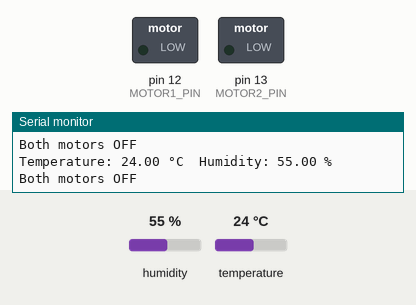
Simulated run of this sketch. Board: Arduino Uno, built with avr-gcc and run on an emulated ATmega328P. Parts: switched loads named in the sketch (green lamp = pin HIGH), the last lines printed to the serial monitor. The inputs (shaded band) are chosen by the test bench; at power-on: temperature 24 °C, humidity 55 %.

Above: at 2.8 s.
2.9 s: temperature set to 20.3 °C
5.6 s: temperature set to 19.4 °C
At 6.4 s:
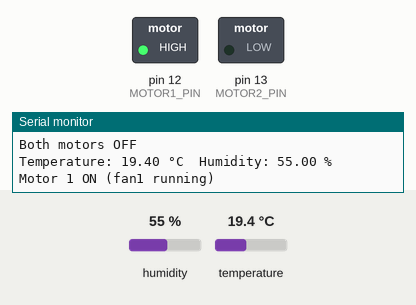
8.3 s: temperature set to 33 °C
At 11.2 s:
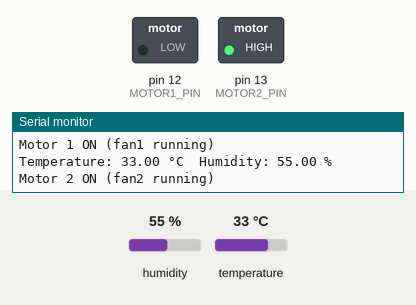
11.5 s: temperature set to 28.6 °C
14.2 s: temperature set to 27.5 °C
At 17.0 s:
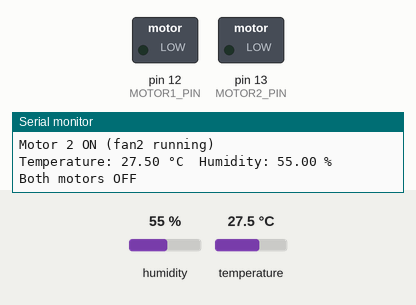
17.5 s: temperature set to 12 °C
At 18.9 s:
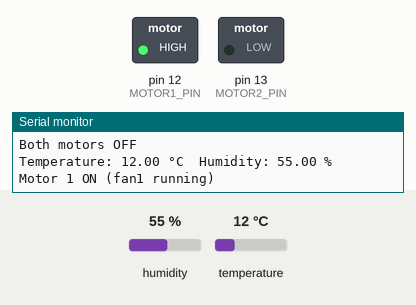
Timing chart, 0 to 20.5 s (numbered marks = the images above; inputs shaded):
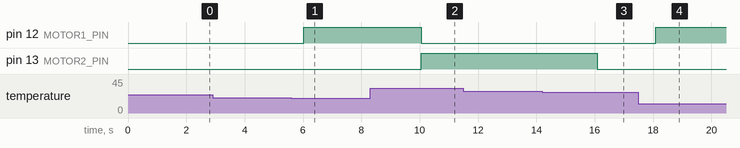

The sketch:

smartgreen.ino
```cpp
#include <Wire.h>
#include <DHT.h>

#define DHTPIN 4       // Pin where DHT sensor is connected
#define DHTTYPE DHT22  // DHT11 or DHT22 sensor
#define MOTOR1_PIN 12  // Motor 1 (fan 1)
#define MOTOR2_PIN 13  // Motor 2

DHT dht(DHTPIN, DHTTYPE);  // Initialize the DHT sensor

void setup() {
  Serial.begin(9600);

  pinMode(MOTOR1_PIN, OUTPUT); // Set Motor 1 as output
  pinMode(MOTOR2_PIN, OUTPUT); // Set Motor 2 as output

  dht.begin();  // Initialize DHT sensor
}

void loop() {
  // Read humidity and temperature from the DHT sensor
  float humidity = dht.readHumidity();
  float temperature = dht.readTemperature();  // Temperature in Celsius

  // Check if the sensor is reading correctly
  if (isnan(temperature) || isnan(humidity)) {
    Serial.println("Failed to read from DHT sensor!");
    return;
  }

  // Output the temperature and humidity to the Serial Monitor
  Serial.print("Temperature: ");
  Serial.print(temperature);
  Serial.print(" °C  Humidity: ");
  Serial.print(humidity);
  Serial.println(" %");

  // Control the motors based on temperature conditions
  if (temperature < 20) {
    digitalWrite(MOTOR1_PIN, HIGH);  // Turn on fan1 (Motor 1)
    digitalWrite(MOTOR2_PIN, LOW);   // Turn off motor2 (fan2)
    Serial.println("Motor 1 ON (fan1 running)");
  } else if (temperature > 28) {
    digitalWrite(MOTOR1_PIN, LOW);   // Turn off fan1 (Motor 1)
    digitalWrite(MOTOR2_PIN, HIGH);  // Turn on motor2 (fan2)
    Serial.println("Motor 2 ON (fan2 running)");
  } else {
    digitalWrite(MOTOR1_PIN, LOW);   // Turn off fan1 (Motor 1)
    digitalWrite(MOTOR2_PIN, LOW);   // Turn off motor2 (fan2)
    Serial.println("Both motors OFF");
  }

  delay(2000);  // Wait for 2 seconds before the next reading
}
```

Measured:
- the behaviour switches between 20 and 19.9 °C on temperature (found by bisection; images 0 and 1)
- the behaviour switches between 28.1 and 28 °C on temperature (found by bisection; images 2 and 3)
- after the input at 5.6 s, pin 12 (MOTOR1_PIN): LOW → HIGH after 0.43 s
- after the input at 8.3 s, pin 12 (MOTOR1_PIN): HIGH → LOW after 1.7 s; pin 13 (MOTOR2_PIN): LOW → HIGH after 1.7 s
- after the input at 14.2 s, pin 13 (MOTOR2_PIN): HIGH → LOW after 1.9 s
- after the input at 17.5 s, pin 12 (MOTOR1_PIN): LOW → HIGH after 0.59 s
